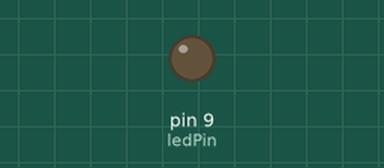
The sketch below on a simulated Arduino Uno, built with avr-gcc and run on an emulated ATmega328P. On the bench: output pins drawn as LEDs (lit = HIGH).

Above: at 1.6 s.
At 12.3 s:
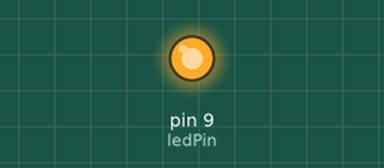
Timing chart, 0 to 12.7 s (numbered marks = the images above):
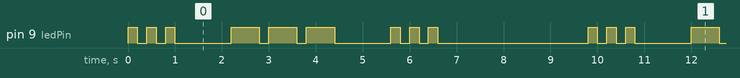

Measured:
- by itself, pin 9 (ledPin): repeats every 9.8 s: 2 × (LOW 0.20 s, HIGH 0.20 s), LOW 1.2 s, 2 × (HIGH 0.60 s, LOW 0.20 s), HIGH 0.60 s, LOW 1.2 s, 2 × (HIGH 0.20 s, LOW 0.20 s), HIGH 0.20 s, LOW 3.2 s, HIGH 0.20 s
- by itself, everything shown: repeats every 9.8 s, in 18 steps

The sketch:

03_morseBasic.ino
```cpp
const int ledPin = 9;

void dot() { // defining the function for a short blink
  digitalWrite(ledPin, HIGH);
  delay(200); // 0.2 seconds on-time
  digitalWrite(ledPin, LOW);
  delay(200);
}

void dash() { // defining the function for a long blink
  digitalWrite(ledPin, HIGH);
  delay(600);  //0.6 seconds on-time
  digitalWrite(ledPin, LOW);
  delay(200);
}

void setup() {
  pinMode(ledPin, OUTPUT);
}

void loop() {
  // Calling the functions for S (dot dot dot)
  dot(); dot(); dot();
  delay(1000); // gap between letters

  // Calling the functions for O (dash dash dash)
  dash(); dash(); dash();
  delay(1000); // gap between letters

  // Calling the functions for S (dot dot dot)
  dot(); dot(); dot();
  delay(3000); // longer gap after word
}
```
